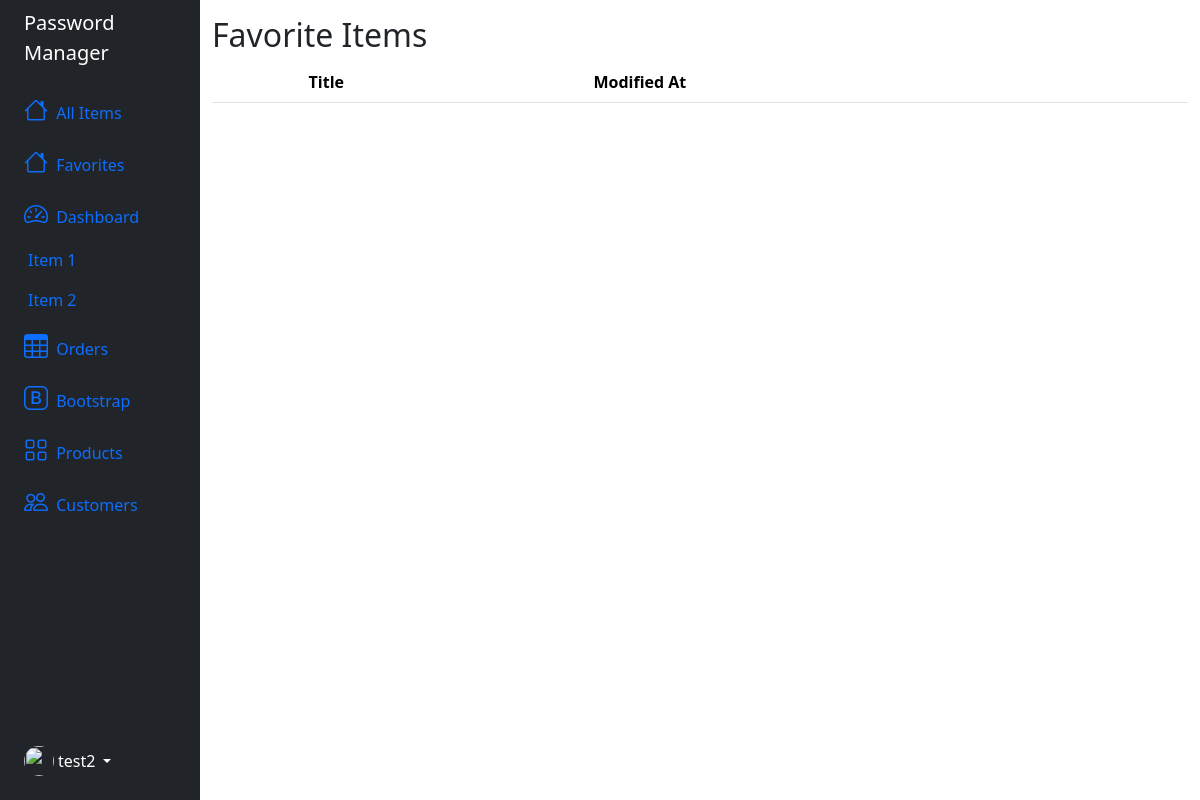
Before: /favorites (signed in) with the older database file.
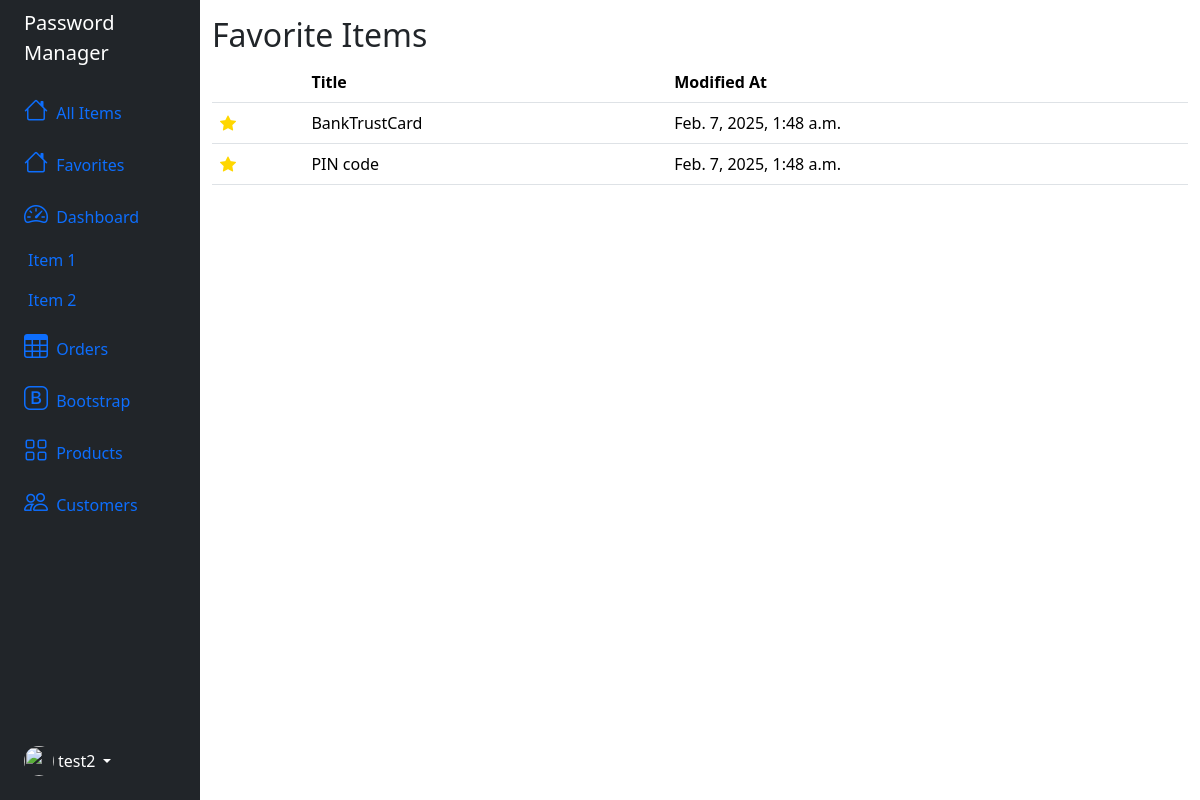
After: the same page with the newer database file.
### password_manager/models.py (models this page shows)
class CommonInfo(models.Model):
    user = models.ForeignKey(User, on_delete=models.CASCADE)
    name = models.CharField(max_length=100)
    modified_at = models.DateTimeField(auto_now=True)
    created_at = models.DateTimeField(auto_now_add=True)
    is_favorited = models.BooleanField(default=False)
    class Meta:
        abstract = True

class Card(CommonInfo):
    id = models.UUIDField(primary_key=True, default=uuid.uuid4, editable=False)
    cardholder = models.CharField(max_length=100)
    number = models.CharField(max_length=19)
    expiration_date = models.DateField()
    cvv = models.CharField(max_length=4)
    number_nonce = models.CharField(max_length=24, default="")
    number_tag = models.CharField(max_length=24, default="")
    cvv_nonce = models.CharField(max_length=24, default="")
    cvv_tag = models.CharField(max_length=24, default="")

class PIN(CommonInfo):
    id = models.UUIDField(primary_key=True, default=uuid.uuid4, editable=False)
    code = models.CharField(max_length=6)
    note = models.TextField(blank=True)
    code_nonce = models.CharField(max_length=24, default="")
    code_tag = models.CharField(max_length=24, default="")

### password_manager/views.py (the view)
# urls.py: path("favorites", views.favorites, name="favorites"),
@login_required(login_url="/login")
def favorites(request):
    user_id = request.user.id
    login = Login.objects.filter(is_favorited=True, user_id=user_id)
    card = Card.objects.filter(is_favorited=True, user_id=user_id)
    pin = PIN.objects.filter(is_favorited=True, user_id=user_id)
    secure_note = SecureNote.objects.filter(is_favorited=True, user_id=user_id)
    favorites_list = list(chain(login, card, pin, secure_note))
    favorites = sorted(favorites_list, key=lambda favorite:favorite.modified_at, reverse=True)
    return render(request, "password_manager/favorites.html", {
        "favorites": favorites
    })

### password_manager/templates/password_manager/favorites.html (shortened to what this page needs)
{% extends "password_manager/layout.html" %}
{% load static %}
{% block body %}
    <h2>Favorite Items</h2>
    <table class="table table-hover">
      <thead>
        <tr>
          <th scope="col"></th>
          <th scope="col">Title</th>
          <th scope="col">Modified At</th>
        </tr>
      </thead>
      <tbody>
          {% for favorite in favorites %}
            {% if favorite.password %}
                <tr class=table-row data-bs-toggle="offcanvas" data-type="login" data-uuid="{{ favorite.id }}" href="#offcanvasScrolling" aria-controls="offcanvasScrolling">
                    {% if favorite.is_favorited %}
                        <td><button class="favorite-btn"><i class="bi bi-star-fill favorite"></i></button></td>
                    {% else %}
                        <td><button class="favorite-btn"><i class="bi bi-star"></i></button></td>
                    {% endif %}
                    <td>{{ favorite.name }}</td>
                    <td>{{ favorite.modified_at }}</td>
                </tr>
            {% elif favorite.number %}
                <tr class=table-row data-bs-toggle="offcanvas" data-type="card" data-uuid="{{ favorite.id }}" href="#offcanvasScrolling" aria-controls="offcanvasScrolling">
                    {% if favorite.is_favorited %}
                        <td><button class="favorite-btn"><i class="bi bi-star-fill favorite"></i></button></td>
                    {% else %}
                        <td><button class="favorite-btn"><i class="bi bi-star"></i></button></td>
                    {% endif %}
                    <td>{{ favorite.name }}</td>
                    <td>{{ favorite.modified_at }}</td>
                </tr>
            {% elif favorite.code %}
                <tr class=table-row data-bs-toggle="offcanvas" data-type="pin" data-uuid="{{ favorite.id }}" href="#offcanvasScrolling" aria-controls="offcanvasScrolling">
                    {% if favorite.is_favorited %}
                        <td><button class="favorite-btn"><i class="bi bi-star-fill favorite"></i></button></td>
                    {% else %}
                        <td><button class="favorite-btn"><i class="bi bi-star"></i></button></td>
                    {% endif %}
                    <td>{{ favorite.name }}</td>
                    <td>{{ favorite.modified_at }}</td>
                </tr>
            {% endif %}
          {% endfor %}
      </tbody>
    </table>
{% endblock %}

Changed rows visible on the page:
now on this page (row edited): Card: is_favorited True (drawn), name "BankTrustCard", modified_at "Feb. 7, 2025, 1:48 a.m."
now on this page (row edited): PIN: is_favorited True (drawn), name "PIN code", modified_at "Feb. 7, 2025, 1:48 a.m."
